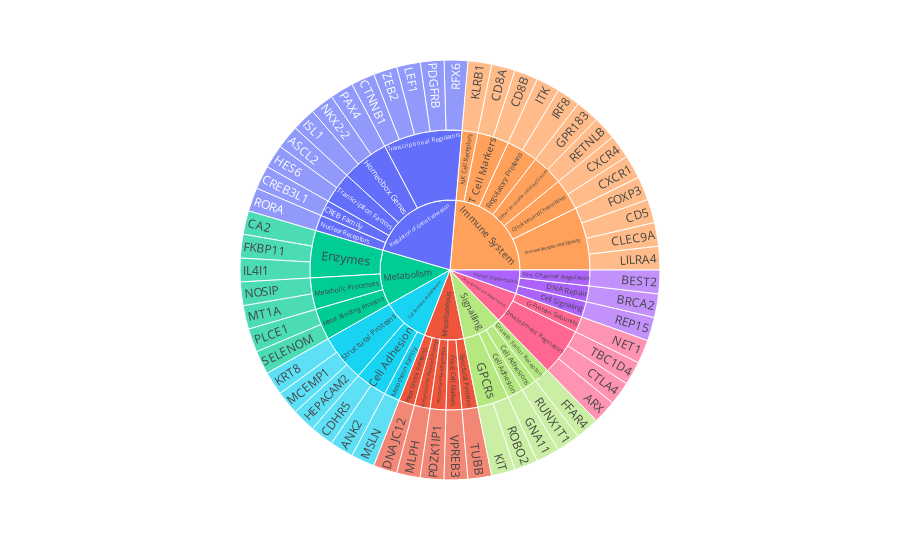

Source (notebook cell):
### Code cell
fig = px.sunburst(df, path=['Category', 'Subcategory', 'Gene'], color='Category')
fig.show()

### Figure 1 — Plotly figure (JSON) as saved in the notebook; plotly's stock layout.template omitted (floating-point values rounded to 4 significant figures)
{"data": [{"branchvalues": "total", "customdata": [["Regulation of Gene Expression"], ["Regulation of Gene Expression"], ["Miscellaneous"], ["Metabolism"], ["Tumor Suppressors"], ["Immune System"], ["Cell Structure and Adhesion"], ["Cell Structure and Adhesion"], ["Regulation of Gene Expression"], ["Immune System"], ["Immune System"], ["Development and Differentiation"], ["Regulation of Gene Expression"], ["Cell Structure and Adhesion"], ["Tumor Suppressors"], ["Metabolism"], ["Immune System"], ["Tumor Suppressors"], ["Immune System"], ["Development and Differentiation"], ["Regulation of Gene Expression"], ["Immune System"], ["Cell Structure and Adhesion"], ["Regulation of Gene Expression"], ["Metabolism"], ["Regulation of Gene Expression"], ["Development and Differentiation"], ["Metabolism"], ["Cell Structure and Adhesion"], ["Miscellaneous"], ["Metabolism"], ["Development and Differentiation"], ["Miscellaneous"], ["Regulation of Gene Expression"], ["Miscellaneous"], ["Metabolism"], ["Regulation of Gene Expression"], ["Immune System"], ["Metabolism"], ["Regulation of Gene Expression"], ["Cell Structure and Adhesion"], ["Immune System"], ["Signalling"], ["Immune System"], ["Immune System"], ["Signalling"], ["Miscellaneous"], ["Signalling"], ["Immune System"], ["Immune System"], ["Regulation of Gene Expression"], ["Immune System"], ["Regulation of Gene Expression"], ["Signalling"], ["Signalling"], ["Regulation of Gene Expression"], ["Cell Structure and Adhesion"], ["Signalling"], ["Signalling"], ["Tumor Suppressors"], ["Immune System"], ["Tumor Suppressors"], ["Development and Differentiation"], ["Metabolism"], ["Development and Differentiation"], ["Signalling"], ["Signalling"], ["Miscellaneous"], ["Regulation of Gene Expression"], ["Immune System"], ["Tumor Suppressors"], ["Miscellaneous"], ["Cell Structure and Adhesion"], ["Metabolism"], ["Metabolism"], ["Immune System"], ["Regulation of Gene Expression"], ["Immune System"], ["Miscellaneous"], ["Miscellaneous"], ["Immune System"], ["Cell Structure and Adhesion"], ["Miscellaneous"], ["Immune System"], ["Regulation of Gene Expression"], ["Regulation of Gene Expression"], ["Cell Structure and Adhesion"], ["Development and Differentiation"], ["Immune System"], ["Metabolism"], ["Miscellaneous"], ["Regulation of Gene Expression"], ["Signalling"], ["Tumor Suppressors"]], "domain": {"x": [0, 1], "y": [0, 1]}, "hovertemplate": "labels=%{label}<br>count=%{value}<br>parent=%{parent}<br>id=%{id}<br>Category=%{customdata[0]}<extra></extra>", "ids": ["Regulation of Gene Expression/Transcriptional Regulators/RFX6", "Regulation of Gene Expression/Transcriptional Regulators/PDGFRB", "Miscellaneous/PDZ Domain Interacting Proteins/PDZK1IP1", "Metabolism/Metal Binding Proteins/PLCE1", "Tumor Suppressors/Cell Signaling/REP15", "Immune System/Other Immune-related Genes/RETNLB", "Cell Structure and Adhesion/Structural Proteins/KRT8", "Cell Structure and Adhesion/Structural Proteins/MCEMP1", "Regulation of Gene Expression/Transcriptional Regulators/LEF1", "Immune System/Immune Receptors and Signaling/LILRA4", "Immune System/Immune Receptors and Signaling/CLEC9A", "Development and Differentiation/Development Regulators/ARX", "Regulation of Gene Expression/Transcription Factors/ASCL2", "Cell Structure and Adhesion/Cell Adhesion/CDHR5", "Tumor Suppressors/DNA Repair/BRCA2", "Metabolism/Enzymes/CA2", "Immune System/Immune Receptors and Signaling/CD5", "Tumor Suppressors/Ion Channel Regulators/BEST2", "Immune System/T Cell Markers/CD8B", "Development and Differentiation/Development Regulators/CTLA4", "Regulation of Gene Expression/CREB Family/CREB3L1", "Immune System/T Cell Markers/CD8A", "Cell Structure and Adhesion/Cell Adhesion/ANK2", "Regulation of Gene Expression/Homeobox Genes/PAX4", "Metabolism/Metabolic Processes/NOSIP", "Regulation of Gene Expression/Homeobox Genes/NKX2-2", "Development and Differentiation/G-Protein Subunits/NET1", "Metabolism/Metabolic Processes/MT1A", "Cell Structure and Adhesion/Mesothelin Family/MSLN", "Miscellaneous/Melanosome-Related Proteins/MLPH", "Metabolism/Metal Binding Proteins/SELENOM", "Development and Differentiation/Development Regulators/TBC1D4", "Miscellaneous/Structural Proteins/TUBB", "Regulation of Gene Expression/Transcriptional Regulators/ZEB2", "Miscellaneous/Pre-B Cell Markers/VPREB3", "Metabolism/Enzymes/FKBP11", "Regulation of Gene Expression/Transcriptional Regulators/CTNNB1", "Immune System/Cytokines and Chemokines/CXCR1", "Metabolism/Enzymes/IL4I1", "Regulation of Gene Expression/Transcription Factors/HES6", "Cell Structure and Adhesion/Structural Proteins/HEPACAM2", "Immune System/Other Immune-related Genes/GPR183", "Signalling/Cell Adhesion/GNA11", "Immune System/Immune Receptors and Signaling/FOXP3", "Immune System/Cytokines and Chemokines/CXCR4", "Signalling/Growth Factor Receptors/FFAR4", "Miscellaneous/Heat Shock Proteins/DNAJC12", "Signalling/GPCRs/KIT", "Immune System/NK Cell Receptors/KLRB1", "Immune System/Regulatory Proteins/IRF8", "Regulation of Gene Expression/Homeobox Genes/ISL1", "Immune System/Regulatory Proteins/ITK", "Regulation of Gene Expression/Nuclear Receptors/RORA", "Signalling/Cell Adhesions/RUNX1T1", "Signalling/GPCRs/ROBO2", "Regulation of Gene Expression/CREB Family", "Cell Structure and Adhesion/Cell Adhesion", "Signalling/Cell Adhesion", "Signalling/Cell Adhesions", "Tumor Suppressors/Cell Signaling", "Immune System/Cytokines and Chemokines", "Tumor Suppressors/DNA Repair", "Development and Differentiation/Development Regulators", "Metabolism/Enzymes", "Development and Differentiation/G-Protein Subunits", "Signalling/GPCRs", "Signalling/Growth Factor Receptors", "Miscellaneous/Heat Shock Proteins", "Regulation of Gene Expression/Homeobox Genes", "Immune System/Immune Receptors and Signaling", "Tumor Suppressors/Ion Channel Regulators", "Miscellaneous/Melanosome-Related Proteins", "Cell Structure and Adhesion/Mesothelin Family", "Metabolism/Metabolic Processes", "Metabolism/Metal Binding Proteins", "Immune System/NK Cell Receptors", "Regulation of Gene Expression/Nuclear Receptors", "Immune System/Other Immune-related Genes", "Miscellaneous/PDZ Domain Interacting Proteins", "Miscellaneous/Pre-B Cell Markers", "Immune System/Regulatory Proteins", "Cell Structure and Adhesion/Structural Proteins", "Miscellaneous/Structural Proteins", "Immune System/T Cell Markers", "Regulation of Gene Expression/Transcription Factors", "Regulation of Gene Expression/Transcriptional Regulators", "Cell Structure and Adhesion", "Development and Differentiation", "Immune System", "Metabolism", "Miscellaneous", "Regulation of Gene Expression", "Signalling", "Tumor Suppressors"], "labels": ["RFX6", "PDGFRB", "PDZK1IP1", "PLCE1", "REP15", "RETNLB", "KRT8", "MCEMP1", "LEF1", "LILRA4", "CLEC9A", "ARX", "ASCL2", "CDHR5", "BRCA2", "CA2", "CD5", "BEST2", "CD8B", "CTLA4", "CREB3L1", "CD8A", "ANK2", "PAX4", "NOSIP", "NKX2-2", "NET1", "MT1A", "MSLN", "MLPH", "SELENOM", "TBC1D4", "TUBB", "ZEB2", "VPREB3", "FKBP11", "CTNNB1", "CXCR1", "IL4I1", "HES6", "HEPACAM2", "GPR183", "GNA11", "FOXP3", "CXCR4", "FFAR4", "DNAJC12", "KIT", "KLRB1", "IRF8", "ISL1", "ITK", "RORA", "RUNX1T1", "ROBO2", "CREB Family", "Cell Adhesion", "Cell Adhesion", "Cell Adhesions", "Cell Signaling", "Cytokines and Chemokines", "DNA Repair", "Development Regulators", "Enzymes", "G-Protein Subunits", "GPCRs", "Growth Factor Receptors", "Heat Shock Proteins", "Homeobox Genes", "Immune Receptors and Signaling", "Ion Channel Regulators", "Melanosome-Related Proteins", "Mesothelin Family", "Metabolic Processes", "Metal Binding Proteins", "NK Cell Receptors", "Nuclear Receptors", "Other Immune-related Genes", "PDZ Domain Interacting Proteins", "Pre-B Cell Markers", "Regulatory Proteins", "Structural Proteins", "Structural Proteins", "T Cell Markers", "Transcription Factors", "Transcriptional Regulators", "Cell Structure and Adhesion", "Development and Differentiation", "Immune System", "Metabolism", "Miscellaneous", "Regulation of Gene Expression", "Signalling", "Tumor Suppressors"], "marker": {"colors": ["#636efa", "#636efa", "#EF553B", "#00cc96", "#ab63fa", "#FFA15A", "#19d3f3", "#19d3f3", "#636efa", "#FFA15A", "#FFA15A", "#FF6692", "#636efa", "#19d3f3", "#ab63fa", "#00cc96", "#FFA15A", "#ab63fa", "#FFA15A", "#FF6692", "#636efa", "#FFA15A", "#19d3f3", "#636efa", "#00cc96", "#636efa", "#FF6692", "#00cc96", "#19d3f3", "#EF553B", "#00cc96", "#FF6692", "#EF553B", "#636efa", "#EF553B", "#00cc96", "#636efa", "#FFA15A", "#00cc96", "#636efa", "#19d3f3", "#FFA15A", "#B6E880", "#FFA15A", "#FFA15A", "#B6E880", "#EF553B", "#B6E880", "#FFA15A", "#FFA15A", "#636efa", "#FFA15A", "#636efa", "#B6E880", "#B6E880", "#636efa", "#19d3f3", "#B6E880", "#B6E880", "#ab63fa", "#FFA15A", "#ab63fa", "#FF6692", "#00cc96", "#FF6692", "#B6E880", "#B6E880", "#EF553B", "#636efa", "#FFA15A", "#ab63fa", "#EF553B", "#19d3f3", "#00cc96", "#00cc96", "#FFA15A", "#636efa", "#FFA15A", "#EF553B", "#EF553B", "#FFA15A", "#19d3f3", "#EF553B", "#FFA15A", "#636efa", "#636efa", "#19d3f3", "#FF6692", "#FFA15A", "#00cc96", "#EF553B", "#636efa", "#B6E880", "#ab63fa"]}, "name": "", "parents": ["Regulation of Gene Expression/Transcriptional Regulators", "Regulation of Gene Expression/Transcriptional Regulators", "Miscellaneous/PDZ Domain Interacting Proteins", "Metabolism/Metal Binding Proteins", "Tumor Suppressors/Cell Signaling", "Immune System/Other Immune-related Genes", "Cell Structure and Adhesion/Structural Proteins", "Cell Structure and Adhesion/Structural Proteins", "Regulation of Gene Expression/Transcriptional Regulators", "Immune System/Immune Receptors and Signaling", "Immune System/Immune Receptors and Signaling", "Development and Differentiation/Development Regulators", "Regulation of Gene Expression/Transcription Factors", "Cell Structure and Adhesion/Cell Adhesion", "Tumor Suppressors/DNA Repair", "Metabolism/Enzymes", "Immune System/Immune Receptors and Signaling", "Tumor Suppressors/Ion Channel Regulators", "Immune System/T Cell Markers", "Development and Differentiation/Development Regulators", "Regulation of Gene Expression/CREB Family", "Immune System/T Cell Markers", "Cell Structure and Adhesion/Cell Adhesion", "Regulation of Gene Expression/Homeobox Genes", "Metabolism/Metabolic Processes", "Regulation of Gene Expression/Homeobox Genes", "Development and Differentiation/G-Protein Subunits", "Metabolism/Metabolic Processes", "Cell Structure and Adhesion/Mesothelin Family", "Miscellaneous/Melanosome-Related Proteins", "Metabolism/Metal Binding Proteins", "Development and Differentiation/Development Regulators", "Miscellaneous/Structural Proteins", "Regulation of Gene Expression/Transcriptional Regulators", "Miscellaneous/Pre-B Cell Markers", "Metabolism/Enzymes", "Regulation of Gene Expression/Transcriptional Regulators", "Immune System/Cytokines and Chemokines", "Metabolism/Enzymes", "Regulation of Gene Expression/Transcription Factors", "Cell Structure and Adhesion/Structural Proteins", "Immune System/Other Immune-related Genes", "Signalling/Cell Adhesion", "Immune System/Immune Receptors and Signaling", "Immune System/Cytokines and Chemokines", "Signalling/Growth Factor Receptors", "Miscellaneous/Heat Shock Proteins", "Signalling/GPCRs", "Immune System/NK Cell Receptors", "Immune System/Regulatory Proteins", "Regulation of Gene Expression/Homeobox Genes", "Immune System/Regulatory Proteins", "Regulation of Gene Expression/Nuclear Receptors", "Signalling/Cell Adhesions", "Signalling/GPCRs", "Regulation of Gene Expression", "Cell Structure and Adhesion", "Signalling", "Signalling", "Tumor Suppressors", "Immune System", "Tumor Suppressors", "Development and Differentiation", "Metabolism", "Development and Differentiation", "Signalling", "Signalling", "Miscellaneous", "Regulation of Gene Expression", "Immune System", "Tumor Suppressors", "Miscellaneous", "Cell Structure and Adhesion", "Metabolism", "Metabolism", "Immune System", "Regulation of Gene Expression", "Immune System", "Miscellaneous", "Miscellaneous", "Immune System", "Cell Structure and Adhesion", "Miscellaneous", "Immune System", "Regulation of Gene Expression", "Regulation of Gene Expression", "", "", "", "", "", "", "", ""], "type": "sunburst", "values": [1, 1, 1, 1, 1, 1, 1, 1, 1, 1, 1, 1, 1, 1, 1, 1, 1, 1, 1, 1, 1, 1, 1, 1, 1, 1, 1, 1, 1, 1, 1, 1, 1, 1, 1, 1, 1, 1, 1, 1, 1, 1, 1, 1, 1, 1, 1, 1, 1, 1, 1, 1, 1, 1, 1, 1, 2, 1, 1, 1, 2, 1, 3, 3, 1, 2, 1, 1, 3, 4, 1, 1, 1, 2, 2, 1, 1, 2, 1, 1, 2, 3, 1, 2, 2, 5, 6, 4, 13, 7, 5, 12, 5, 3]}], "layout": {"legend": {"tracegroupgap": 0}, "margin": {"t": 60}}}
